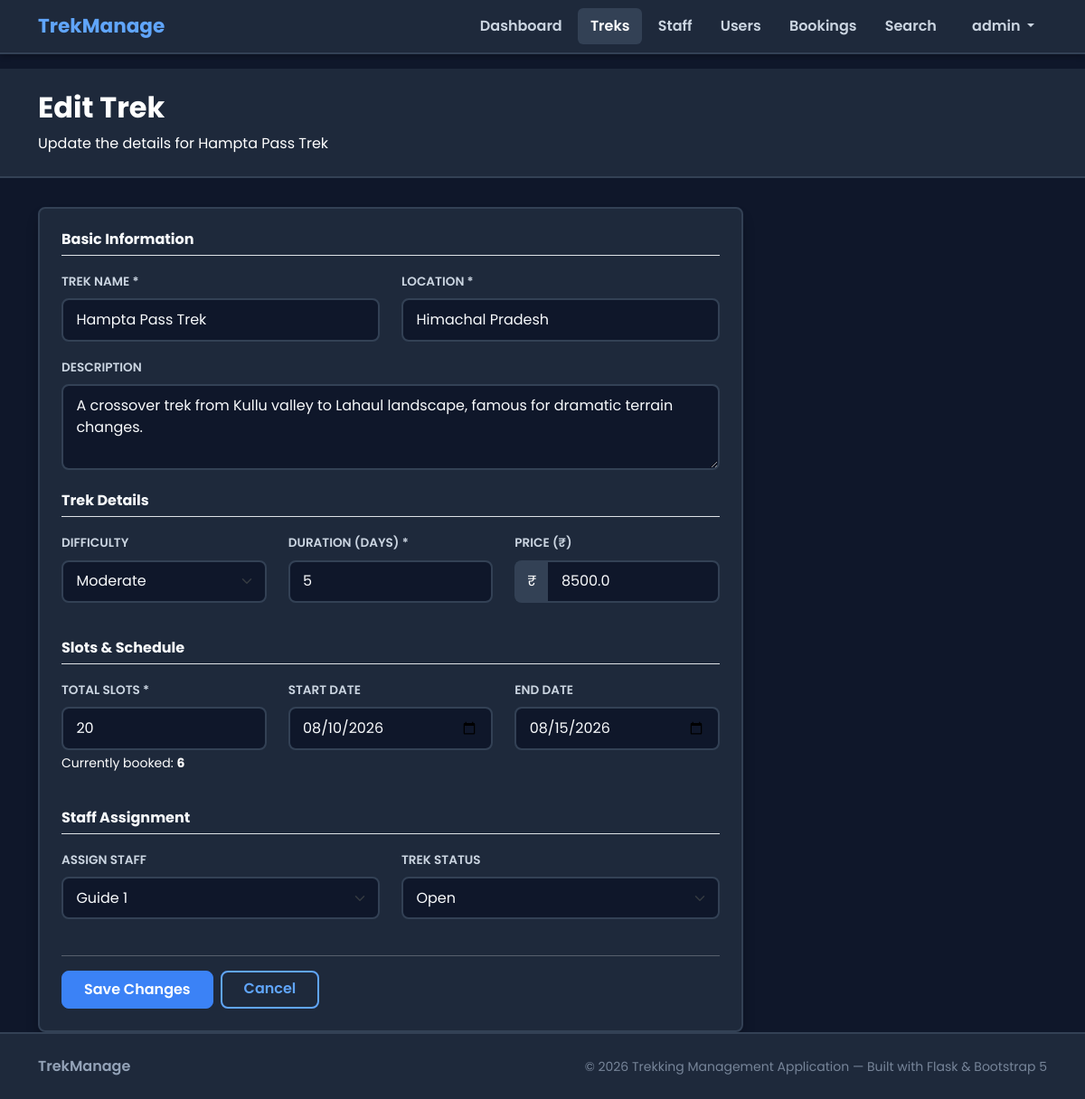
Screenshot of /admin/treks/1/edit (signed in) with the database file from the repository.
### models.py (models this page shows, shortened)
class User(UserMixin, db.Model):
    __tablename__ = "users"
    id = db.Column(db.Integer, primary_key=True)
    name = db.Column(db.String(120), nullable=False)
    username = db.Column(db.String(80), unique=True, nullable=False)
    email = db.Column(db.String(120), unique=True, nullable=False)
    phone = db.Column(db.String(20), nullable=True)
    password = db.Column(db.String(255), nullable=False)
    role = db.Column(db.String(20), nullable=False, default="user")
    is_approved = db.Column(db.Boolean, default=False)
    is_blacklisted = db.Column(db.Boolean, default=False)
    created_at = db.Column(db.DateTime, default=datetime.utcnow)
    assigned_treks = db.relationship(
        "Trek", backref="staff", foreign_keys="Trek.assigned_staff_id"
    )
    bookings = db.relationship(
        "Booking", backref="trekker", foreign_keys="Booking.user_id"
    )
    @property
    def is_active(self):
        if self.is_blacklisted:
            return False
        if self.role == "staff" and not self.is_approved:
            return False
        return True

class Trek(db.Model):
    __tablename__ = "treks"
    id = db.Column(db.Integer, primary_key=True)
    name = db.Column(db.String(150), nullable=False)
    location = db.Column(db.String(150), nullable=False)
    difficulty = db.Column(db.String(20), nullable=False)
    duration = db.Column(db.Integer, nullable=False)
    description = db.Column(db.Text, nullable=True)
    total_slots = db.Column(db.Integer, nullable=False, default=10)
    available_slots = db.Column(db.Integer, nullable=False, default=10)
    assigned_staff_id = db.Column(db.Integer, db.ForeignKey("users.id"), nullable=True)
    status = db.Column(db.String(20), nullable=False, default="Pending")
    start_date = db.Column(db.Date, nullable=True)
    end_date = db.Column(db.Date, nullable=True)
    price = db.Column(db.Float, nullable=False, default=0.0)
    created_at = db.Column(db.DateTime, default=datetime.utcnow)
    bookings = db.relationship("Booking", backref="trek", cascade="all, delete-orphan")

### app.py (the view, shortened to what this page needs)
@app.route("/admin/treks/<int:trek_id>/edit", methods=["GET", "POST"])
@login_required
def admin_trek_edit(trek_id):
    if current_user.role != "admin":
        abort(403)
    trek = db.get_or_404(Trek, trek_id)
    staff_list = User.query.filter_by(role="staff", is_approved=True, is_blacklisted=False).all()
    return render_template("admin/trek_form.html", trek=trek, staff_list=staff_list, form={})

### app.py (called while the page is built)
@login_manager.user_loader
def load_user(user_id):
    return db.session.get(User, int(user_id))

### templates/admin/trek_form.html (shortened to what this page needs)
{% extends "base.html" %}
{% block content %}
<div class="page-header">
    <div class="container">
        <h2>
            {{ 'Edit Trek' if trek else 'Create New Trek' }}
        </h2>
        <p>{{ 'Update the details for ' + trek.name if trek else 'Fill in the details below to add a new trek route.' }}</p>
    </div>
</div>
<div class="container">
    <div class="table-card" style="max-width:780px;">
        <form method="POST">
            <h6 class="section-title mb-3 pb-2 border-bottom">
                Basic Information
            </h6>
            <div class="row">
                <div class="col-md-6 mb-3">
                    <label class="form-label" for="name">Trek Name *</label>
                    <input type="text" class="form-control" id="name" name="name" required
                           placeholder="e.g. Kedarkantha Trek"
                           value="{{ trek.name if trek else form.get('name', '') }}">
                </div>
                <div class="col-md-6 mb-3">
                    <label class="form-label" for="location">Location *</label>
                    <input type="text" class="form-control" id="location" name="location" required
                           placeholder="e.g. Uttarakhand"
                           value="{{ trek.location if trek else form.get('location', '') }}">
                </div>
            </div>
            <div class="mb-3">
                <label class="form-label" for="description">Description</label>
                <textarea class="form-control" id="description" name="description" rows="3"
                          placeholder="Describe the trek route, highlights, and what participants can expect...">{{ trek.description if trek else form.get('description', '') }}</textarea>
            </div>
            <h6 class="section-title mb-3 pb-2 border-bottom mt-4">
                Trek Details
            </h6>
            <div class="row">
                <div class="col-md-4 mb-3">
                    <label class="form-label" for="difficulty">Difficulty</label>
                    <select class="form-select" id="difficulty" name="difficulty">
                        {% for d in ['Easy', 'Moderate', 'Hard'] %}
                        <option value="{{ d }}" {% if trek and trek.difficulty == d %}selected{% endif %}>{{ d }}</option>
                        {% endfor %}
                    </select>
                </div>
                <div class="col-md-4 mb-3">
                    <label class="form-label" for="duration">Duration (days) *</label>
                    <input type="number" min="1" class="form-control" id="duration" name="duration" required
                           placeholder="e.g. 5"
                           value="{{ trek.duration if trek else form.get('duration', '') }}">
                </div>
                <div class="col-md-4 mb-3">
                    <label class="form-label" for="price">Price (₹)</label>
                    <div class="input-group">
                        <span class="input-group-text">₹</span>
                        <input type="number" step="0.01" min="0" class="form-control" id="price" name="price"
                               placeholder="0"
                               value="{{ trek.price if trek else form.get('price', '0') }}">
                    </div>
                </div>
            </div>
            <h6 class="section-title mb-3 pb-2 border-bottom mt-4">
                Slots & Schedule
            </h6>
            <div class="row">
                <div class="col-md-4 mb-3">
                    <label class="form-label" for="total_slots">Total Slots *</label>
                    <input type="number" min="1" class="form-control" id="total_slots" name="total_slots" required
                           placeholder="e.g. 20"
                           value="{{ trek.total_slots if trek else form.get('total_slots', '') }}">
                    {% if trek %}
                    <div class="form-text">
                        Currently booked: <strong>{{ trek.total_slots - trek.available_slots }}</strong>
                    </div>
                    {% endif %}
                </div>
                <div class="col-md-4 mb-3">
                    <label class="form-label" for="start_date">Start Date</label>
                    <input type="date" class="form-control" id="start_date" name="start_date"
                           value="{{ trek.start_date if trek else '' }}">
                </div>
                <div class="col-md-4 mb-3">
                    <label class="form-label" for="end_date">End Date</label>
                    <input type="date" class="form-control" id="end_date" name="end_date"
                           value="{{ trek.end_date if trek else '' }}">
                </div>
            </div>
            <h6 class="section-title mb-3 pb-2 border-bottom mt-4">
                Staff Assignment
            </h6>
            <div class="row">
                <div class="col-md-6 mb-3">
                    <label class="form-label" for="assigned_staff_id">Assign Staff</label>
                    <select class="form-select" id="assigned_staff_id" name="assigned_staff_id">
                        {% for s in staff_list %}
                        <option value="{{ s.id }}" {% if trek and trek.assigned_staff_id == s.id %}selected{% endif %}>
                            {{ s.name }}
                        </option>
                        {% endfor %}
                    </select>
                </div>
                {% if trek %}
                <div class="col-md-6 mb-3">
                    <label class="form-label" for="status">Trek Status</label>
                    <select class="form-select" id="status" name="status">
                        {% for st in ['Pending', 'Approved', 'Open', 'Closed', 'Completed'] %}
                        <option value="{{ st }}" {% if trek.status == st %}selected{% endif %}>{{ st }}</option>
                        {% endfor %}
                    </select>
                </div>
                {% endif %}
            </div>
            <hr class="mt-4">
            <div class="d-flex gap-2">
                <button type="submit" class="btn btn-brand px-4">
                    {{ 'Save Changes' if trek else 'Create Trek' }}
                </button>
                <a href="{{ url_for('admin_treks') }}" class="btn btn-outline-brand px-4">
                    Cancel
                </a>
            </div>
        </form>
    </div>
</div>
{% endblock %}

### templates/base.html (shortened to what this page needs)
<!DOCTYPE html>
<html lang="en">
<head>
    <link href="https://cdn.jsdelivr.net/npm/bootstrap@5.3.3/dist/css/bootstrap.min.css" rel="stylesheet">
    <link href="https://cdn.jsdelivr.net/npm/bootstrap-icons@1.11.3/font/bootstrap-icons.min.css" rel="stylesheet">
    <link rel="stylesheet" href="{{ url_for('static', filename='css/style.css') }}">
</head>
<body>
<nav class="navbar navbar-expand-lg navbar-dark sticky-top">
    <div class="container">
        <a class="navbar-brand" href="{{ url_for('index') }}">
            TrekManage
        </a>
        <div class="collapse navbar-collapse" id="navMain">
            <ul class="navbar-nav ms-auto align-items-lg-center gap-1">
                {% if current_user.is_authenticated %}
                    {% if current_user.role == 'admin' %}
                        <li class="nav-item">
                            <a class="nav-link {% if request.endpoint == 'admin_dashboard' %}active{% endif %}" href="{{ url_for('admin_dashboard') }}">
                                Dashboard
                            </a>
                        </li>
                        <li class="nav-item">
                            <a class="nav-link {% if request.endpoint in ['admin_treks','admin_trek_new','admin_trek_edit'] %}active{% endif %}" href="{{ url_for('admin_treks') }}">
                                Treks
                            </a>
                        </li>
                        <li class="nav-item">
                            <a class="nav-link {% if request.endpoint == 'admin_staff' %}active{% endif %}" href="{{ url_for('admin_staff') }}">
                                Staff
                            </a>
                        </li>
                        <li class="nav-item">
                            <a class="nav-link {% if request.endpoint == 'admin_users' %}active{% endif %}" href="{{ url_for('admin_users') }}">
                                Users
                            </a>
                        </li>
                        <li class="nav-item">
                            <a class="nav-link {% if request.endpoint == 'admin_bookings' %}active{% endif %}" href="{{ url_for('admin_bookings') }}">
                                Bookings
                            </a>
                        </li>
                        <li class="nav-item">
                            <a class="nav-link {% if request.endpoint == 'admin_search' %}active{% endif %}" href="{{ url_for('admin_search') }}">
                                Search
                            </a>
                        </li>
                    {% elif current_user.role == 'staff' %}
                        <li class="nav-item">
                            <a class="nav-link {% if request.endpoint == 'staff_dashboard' %}active{% endif %}" href="{{ url_for('staff_dashboard') }}">
                                My Treks
                            </a>
                        </li>
                    {% endif %}
                    <li class="nav-item dropdown ms-lg-2">
                        <a class="nav-link dropdown-toggle" href="#" role="button" data-bs-toggle="dropdown" aria-expanded="false">
                            {{ current_user.username }}
                        </a>
                    </li>
                {% else %}
                    <li class="nav-item"><a class="nav-link" href="{{ url_for('login') }}">Login</a></li>
                    <li class="nav-item ms-lg-1">
                        <a class="btn btn-brand btn-sm px-3" href="{{ url_for('register') }}">Sign Up</a>
                    </li>
                {% endif %}
            </ul>
        </div>
    </div>
</nav>
<main>
    {% block content %}{% endblock %}
</main>
<footer class="footer mt-auto py-4">
    <div class="container d-flex flex-column flex-md-row justify-content-between align-items-center gap-2">
        <span class="fw-semibold">TrekManage</span>
        <small class="opacity-75">&copy; 2026 Trekking Management Application &mdash; Built with Flask &amp; Bootstrap 5</small>
    </div>
</footer>
</body>
</html>

### static/css/style.css (style rules this page uses)
:root { --bg-color: #0f172a; --panel-color: #1e293b; --border-color: #334155; --text-primary: #f8fafc; --text-secondary: #cbd5e1; --text-muted: #94a3b8; --primary-blue: #3b82f6; --primary-blue-hover: #60a5fa; --color-green: #10b981; --color-red: #ef4444; --color-orange: #f59e0b; --color-purple: #a78bfa; --card-radius: 8px; --transition-speed: 0.15s; }
*, *::before, *::after { box-sizing: border-box; }
body { font-family: 'Poppins', sans-serif; background-color: var(--bg-color); color: var(--text-primary); min-height: 100vh; display: flex; flex-direction: column; margin: 0; }
main { flex: 1; }
.navbar { background-color: #1e293b; border-bottom: 2px solid var(--border-color); box-shadow: 0 4px 6px -1px rgba(0, 0, 0, 0.2); }
.navbar-brand { font-weight: 700; font-size: 1.35rem; color: var(--primary-blue-hover) !important; }
.navbar-nav .nav-link { color: var(--text-secondary) !important; font-weight: 600; padding: .5rem .85rem !important; border-radius: 6px; transition: all var(--transition-speed); }
.navbar-nav .nav-link:hover, .navbar-nav .nav-link.active { background-color: var(--border-color); color: #fff !important; }
.btn-brand { background-color: var(--primary-blue); border: 1px solid var(--primary-blue); color: #fff; font-weight: 600; border-radius: var(--card-radius); padding: .5rem 1.25rem; transition: all var(--transition-speed); }
.btn-outline-brand { border: 2px solid var(--primary-blue-hover); color: var(--primary-blue-hover); font-weight: 600; border-radius: var(--card-radius); background: transparent; transition: all var(--transition-speed); }
.table-card { background-color: var(--panel-color); border: 2px solid var(--border-color); border-radius: var(--card-radius); padding: 1.5rem; box-shadow: 0 10px 15px -3px rgba(0, 0, 0, 0.3); }
.page-header { background-color: var(--panel-color); border-bottom: 2px solid var(--border-color); padding: 1.5rem 0; margin-bottom: 2rem; }
.page-header h2 { font-weight: 700; color: var(--text-primary); }
.page-header p { color: var(--text-secondary); margin-bottom: 0; }
.section-title { font-weight: 700; color: var(--text-primary); margin-bottom: 1rem; }
.form-label { font-weight: 600; color: var(--text-secondary); font-size: .85rem; text-transform: uppercase; }
.form-control, .form-select { background-color: var(--bg-color); color: var(--text-primary); border-radius: var(--card-radius); border: 2px solid var(--border-color); padding: .6rem .9rem; transition: border-color var(--transition-speed); }
.input-group .input-group-text { border: 2px solid var(--border-color); border-right: none; border-radius: 8px 0 0 8px; background-color: var(--border-color); color: var(--text-secondary); }
.input-group .form-control { border-radius: 0 8px 8px 0; }
footer.footer { background-color: #1e293b; border-top: 2px solid var(--border-color); color: var(--text-muted); }
.card, .card-body, .table-card, .table, .table td, .table th, .stat-card, .stat-value, .stat-title, .text-muted, .form-text, .small, main p, main h2, main h3, main h5, main div, main span:not(.badge), main td, main th, main a:not(.btn):not(.badge) { color: #ffffff !important; }

### rows the page displays
User: username "admin"
Trek: name "Update the details for Hampta Pass Trek", name "Hampta Pass Trek", location "Himachal Pradesh", description "A crossover trek from Kullu valley to Lahaul landscape, famous for dramatic terrain changes.", difficulty "Moderate", duration "5", price "8500.0", total_slots "20", trek.total_slots-trek.available_slots "6", start_date "08/10/2026", end_date "08/15/2026", assigned_staff_id "Guide 1", status "Open"

### other values shown
{{ 'Edit Trek' if trek else 'Create New Trek' }} "Edit Trek"
{{ 'Save Changes' if trek else 'Create Trek' }} "Save Changes"
